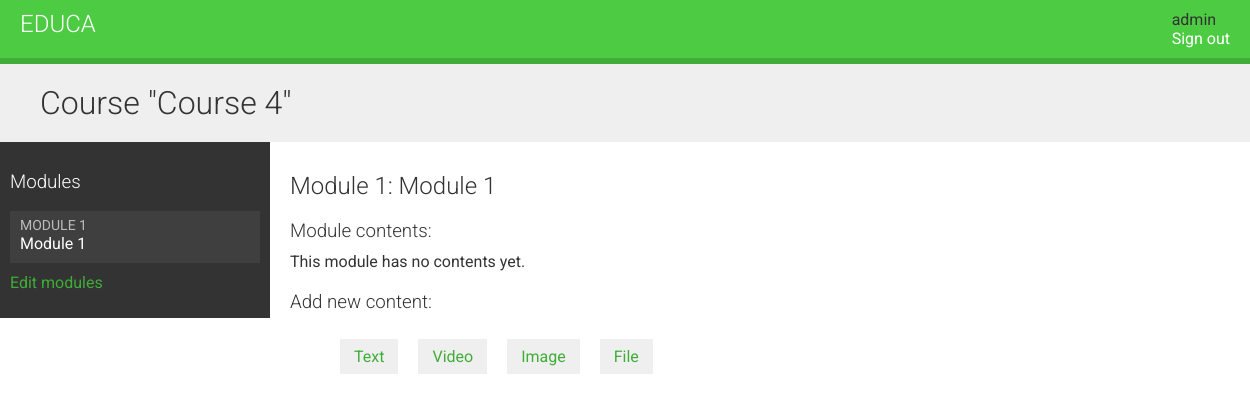
Page /course/module/11/ (signed in) on the earlier database version.
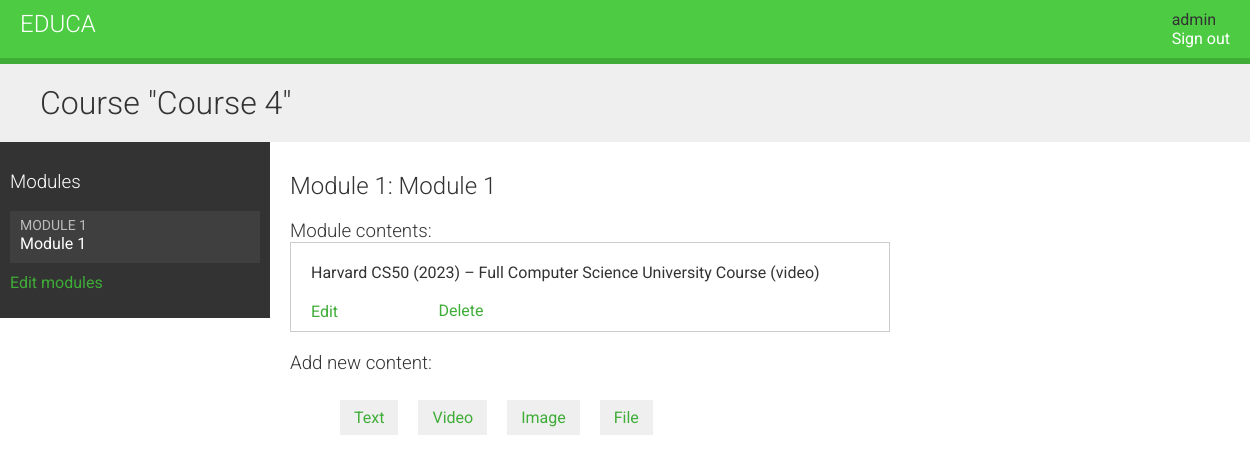
Same page on the later database version.
### courses/models.py (models this page shows, shortened)
class Course(models.Model):
    owner = models.ForeignKey(User,
                              related_name='courses_created',
                              on_delete=models.CASCADE)
    subject = models.ForeignKey(Subject,
                                related_name='courses',
                                on_delete=models.CASCADE)
    title = models.CharField(max_length=200)
    slug = models.SlugField(max_length=200, unique=True, blank=True)
    overview = models.TextField()
    created = models.DateTimeField(auto_now_add=True)
    students = models.ManyToManyField(User,
                                    related_name='courses_joined',
                                    blank=True)
    class Meta:
        ordering = ['-created']

class Module(models.Model):
    course = models.ForeignKey(Course,
                               related_name='modules',
                               on_delete=models.CASCADE)
    title = models.CharField(max_length=200)
    description = models.TextField(blank=True)
    order = OrderField(blank=True, for_fields=['course'])
    class Meta:
        ordering = ['order']

class Content(models.Model):
    module = models.ForeignKey(Module,
                               related_name='contents',
                               on_delete=models.CASCADE)
    content_type = models.ForeignKey(ContentType,
                                     on_delete=models.CASCADE,
                                     limit_choices_to={'model__in': (
                                         'text',
                                         'video',
                                         'image',
                                         'file')})
    object_id = models.PositiveIntegerField()
    item = GenericForeignKey('content_type', 'object_id')
    order = OrderField(blank=True, for_fields=['module'])
    class Meta:
        ordering = ['order']

class ItemBase(models.Model):
    owner = models.ForeignKey(User,
                              related_name='%(class)s_related',
                              on_delete=models.CASCADE)
    title = models.CharField(max_length=250)
    created = models.DateTimeField(auto_now_add=True)
    updated = models.DateTimeField(auto_now=True)
    class Meta:
        abstract = True
    def __str__(self):
        return self.title

class Video(ItemBase):
    url = models.URLField()

### courses/views.py (the view)
# urls.py: path('module/<int:module_id>/', views.ModuleContentListView.as_view(),
class ModuleContentListView(TemplateResponseMixin, View):
    template_name = 'courses/manage/module/content_list.html'
    def get(self, request, module_id):
        module = get_object_or_404(Module,
                                   id=module_id,
                                   course__owner=request.user)
        return self.render_to_response({'module': module})

### courses/templatetags/course.py (called while the page is built)
@register.filter
def model_name(obj):
    try:
        return obj._meta.model_name
    except AttributeError:
        return None

### courses/templates/courses/manage/module/content_list.html (shortened to what this page needs)
{% extends 'base.html' %}
{% load course %}
{% block content %}
{% with course=module.course %}
    <h1>Course "{{ course.title }}"</h1>
    <div class="contents">
        <h3>Modules</h3>
        <ul id="modules">
            {% for m in course.modules.all %}
                <li data-id="{{ m.id }}" {% if m == module %}class="selected"{% endif %}>
                    <a href="{% url 'module_content_list' m.id %}">
                        <span>
                            Module <span class="order">{{ m.order|add:1 }}</span>
                        </span>
                        <br>
                        {{ m.title }}
                    </a>
                </li>
            {% empty %}
                <li>No modules yet.</li>
            {% endfor %}
        </ul>
        <p><a href="{% url 'course_module_update' course.id %}">Edit modules</a></p>
    </div>
    <div class="module">
        <h2>Module {{ module.order|add:1 }}: {{ module.title }}</h2>
        <h3>Module contents:</h3>
        <div id="module-contents">
            {% for content in module.contents.all %}
            <div data-id="{{ content.id }}">
                {% with item=content.item %}
                <p>{{ item }} ({{ item|model_name }})</p>
                <a href="{% url 'module_content_update' module.id item|model_name item.id %}">Edit</a>
                <form action="{% url 'module_content_delete' content.id %}" method="post">
                    <input type="submit" value="Delete">
                </form>
                {% endwith %}
            </div>
            {% empty %}
                <p>This module has no contents yet.</p>
            {% endfor %}
        </div>
        <h3>Add new content:</h3>
        <ul class="content-types">
            <li>
                <a href="{% url 'module_content_create' module.id 'text' %}">Text</a>
            </li>
            <li>
                <a href="{% url 'module_content_create' module.id 'video' %}">Video</a>
            </li>
            <li>
                <a href="{% url 'module_content_create' module.id 'image' %}">Image</a>
            </li>
            <li>
                <a href="{% url 'module_content_create' module.id 'file' %}">File</a>
            </li>
        </ul>
    </div>
{% endwith %}
{% endblock %}

### courses/templates/base.html (shortened to what this page needs)
{% load static %}
<!DOCTYPE html>
<html lang="en">
<head>
    <link rel="stylesheet" href="{% static 'css/base.css' %}">
</head>
<body>
    <div id="header">
        <a href="/" class="logo">Educa</a>
        <ul class="menu">
            {% if request.user.is_authenticated %}
            <li>{{ request.user }}</li>
            <li><a href="{% url 'logout' %}">Sign out</a></li>
            {% else %}
            <li><a href="{% url 'login' %}">Sign in</a></li>
            {% endif %}
        </ul>
    </div>
    <div id="content">
    {% block content %}
    {% endblock %}
    </div>
</body>
</html>

### courses/static/css/base.css (style rules this page uses)
body { margin:0; font-family:'Roboto', sans-serif; font-weight:400; color:#333; }
a { color:#3fad37; text-decoration:none; }
ul { float:left; }
h1, h2, h3, h4, h5, h6 { font-family:'Roboto', sans-serif; font-weight:300; }
h1 { background:#efefef; width:100%; overflow:auto; padding:20px 0 20px 40px; margin:0; }
.module { padding:10px 20px; float:left; width:600px; }
.module h3 { margin:20px 0 0; padding:0; width:100%; }
.module p { margin:10px 0 20px; width:100%; float:left; }
#header { background:#4dcc43; overflow:auto; padding:10px 20px; border-bottom:6px solid #3fad37; }
#header .logo { text-decoration:none; font-family:'Roboto', sans-serif; font-weight:300; text-transform:uppercase; font-size:24px; color:#fff; float:left; }
#header a { color:#fff; }
#header .menu { list-style:none; float:right; margin:0; padding:0; }
.contents { width:20%; padding:10px; float:left; background:#333; color: #fff; font-family:'Roboto', sans-serif; }
.contents ul { list-style:none; margin:0; padding:0; width:100%; }
.contents ul li { margin:0 0 10px 0; padding:4px 10px 10px; overflow:auto; cursor:move; }
.contents ul li.selected { background:#3f3f3f; }
.contents ul span { text-transform:uppercase; color:#bbb; font-size:14px; }
.contents ul a { display:block; color:#fff; text-decoration:none; }
ul.content-types li { list-style:none; float:left; margin:10px; background:#efefef; padding:8px 14px; }
input, select, textarea { border:1px solid #ccc; border-bottom:3px solid #ccc; padding:8px 12px; font-size:16px; font-family:'Roboto', sans-serif; float:left; clear:both; width:300px; }
input[type=submit], a.button { border-radius:5px; background:#4dcc43; color:#fff; font-size:16px; text-transform:uppercase; border:none; padding:10px 20px; margin:20px 0; }
#module-contents div { padding:10px 20px; border:1px solid #ccc; background:#fff }
#module-contents form { margin:0; padding:0; }
#module-contents input[type=submit] { color:#3fad37; background:none; margin:-20px 0 0; padding:0; float:left; text-transform:none; }

Differences in the rows shown:
added Content: item "Harvard CS50 (2023) – Full Computer Science University Course", item|model_name "video"
Other differences:
text no longer shown: "This module has no contents yet."
